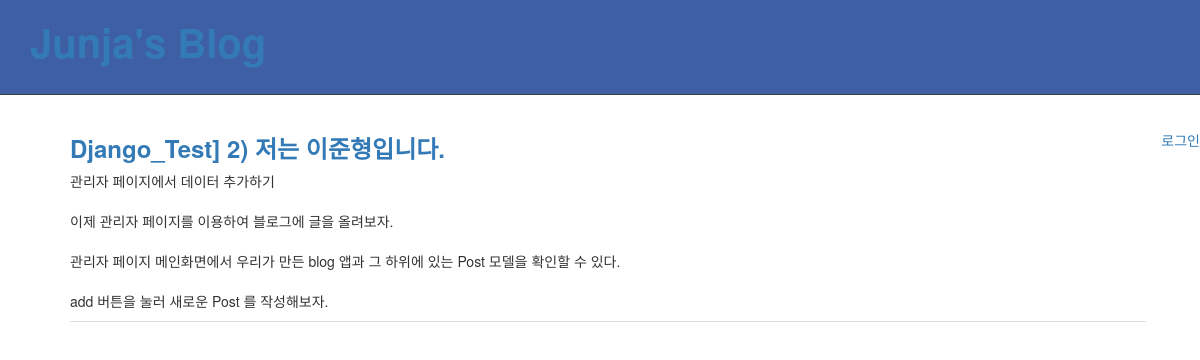
The app's page /post/2/ with its own data.
### blog/models.py (models this page shows, shortened)
class Post(models.Model):
        author = models.ForeignKey(settings.AUTH_USER_MODEL)
        title = models.CharField(max_length=100)
        content = models.TextField(blank=True)
        created_date = models.DateTimeField(auto_now_add=True)
        published_date = models.DateTimeField(blank=True, null=True)

### blog/views.py (the view)
# urls.py: url(r'^post/(?P<pk>\d+)/', post_detail),
def post_detail(request, pk):
    post = Post.objects.get(pk=pk)
    context = {
        'post': post
    }
    return render(request, 'blog/post_detail.html', context)

### templates/blog/post_detail.html
{% extends 'base.html' %}
{% block content %}
    <div class="container">
        <ul class="list">
            <li class="item">
                <h3><a href="">{{ post.title }}</a></h3>
                <div class="content">{{ post.content|linebreaksbr }}</div>
            </li>
        </ul>
    </div>
{% endblock %}

### static/css/blog.css (style rules this page uses)
.item { overflow: hidden; padding-bottom: 10px; border-bottom: 1px solid #ddd; }
.item h3 { font-weight: bolder; }

### records on screen
Post: title "Django_Test] 2) 저는 이준형입니다.", content "관리자 페이지에서 데이터 추가하기 이제 관리자 페이지를 이용하여 블로그에 글을 올려보자. 관리자 페이지 메인화면에서 우리가 만든 blog 앱과 그 하위에 있는 Post 모델을 확인할 수 있다. add 버튼을 눌러 새로운 Post 를 작성해보자."
